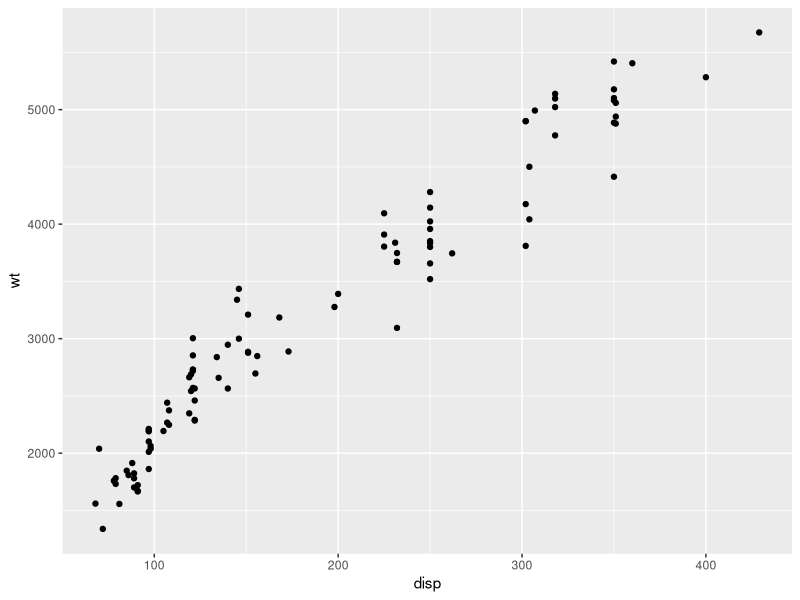
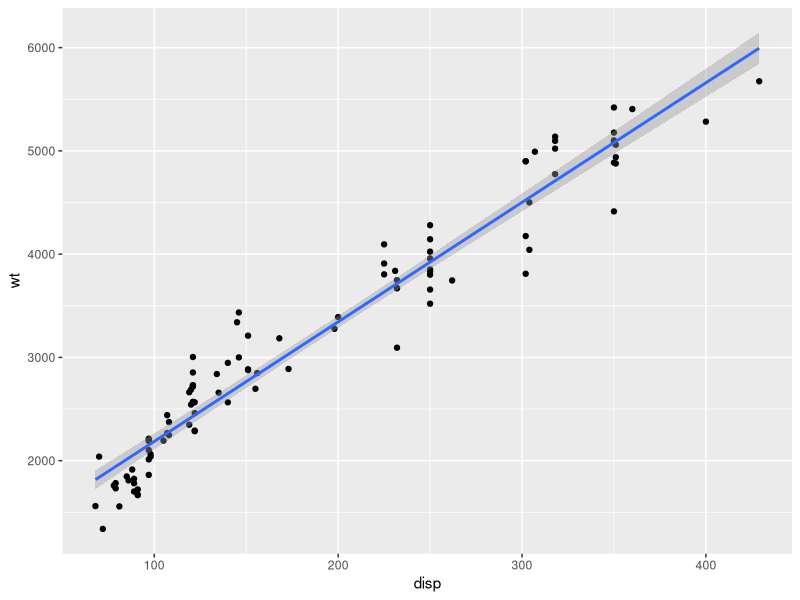
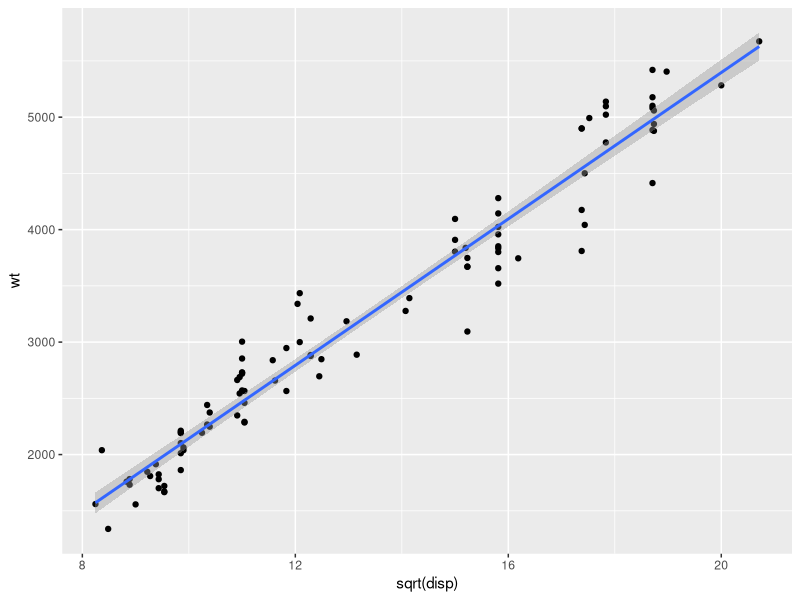

These figures' R source, in order:
# Marcus Rosti
# mer3ef
# Homework 4
# Stat 6430

library(ggplot2)

# Set working directory
setwd("~/MSDS/Summer/Stat/Homework/hw04")
#read in both data sets
train<-read.csv("hw04p01train.csv")
test<-read.csv("hw04p01predict.csv")


#plot the data to explore 
ggplot(train,aes(x=disp,y=wt))+geom_point()
ggplot(train,aes(x=disp,y=wt))+geom_point()+geom_smooth(method=lm)
ggplot(train,aes(x=sqrt(disp),y=wt))+geom_point()+geom_smooth(method=lm)

# it looks like the sqrt of x is the better transformation
# there appears to be less trend in the risidual plot
# Also, computing is cheap, let's do both and compare along the way
model_simple <- lm(wt~disp,data=train)
model_sqrt   <- lm(wt~sqrt(disp),data=train)

# They both look pretty strong, the r^2 is better for the sqrt model though
summary(model_simple)
summary(model_sqrt)

# The mse for sqrt is definitely better
mean(model_simple$residuals^2)
mean(model_sqrt$residuals^2)

# predict the two 
preds_simple <- predict(model_simple, newdata = data.frame(disp = sqrt(test$disp)))
preds_sqrt   <- predict(model_sqrt, newdata = data.frame(disp = sqrt(test$disp)))

# Write to file!
write.table(preds_sqrt, file = "hw04p01mypredictions.csv", row.names=F, col.names=F, sep=",")
 
